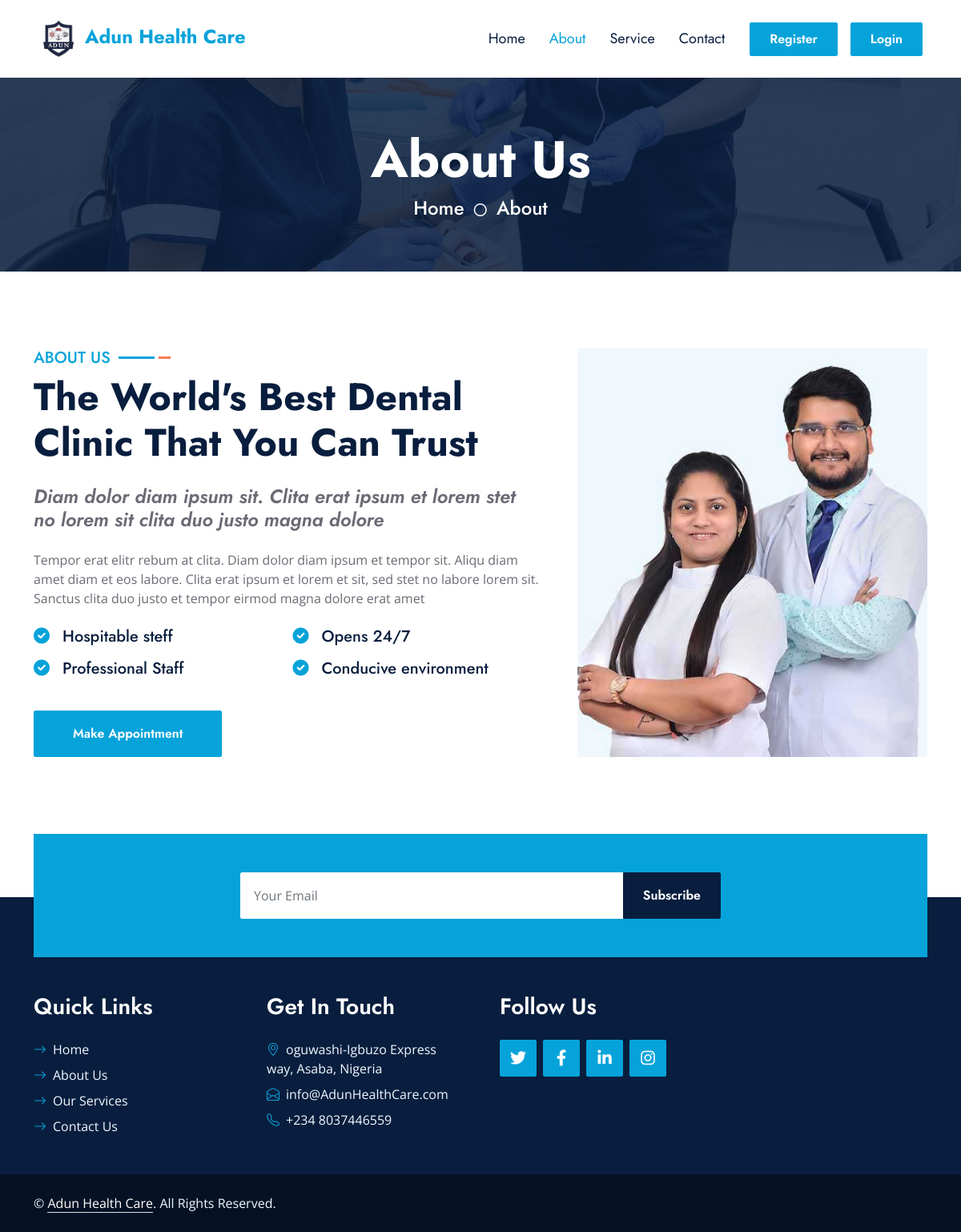
The page /about/ on the database its author committed.
### Adun/models.py (models this page shows, shortened)
class AboutContent(models.Model):
    title = models.CharField(max_length=200,  default='Say Something nice')
    subtitle = models.CharField(max_length=200)
    intro_text = models.TextField()
    image_url = models.ImageField(upload_to='AboutUs/%y/%m/%d/')

### Adun/views.py (the view)
# urls.py: path('about/', views.about, name='about'),
def about(request):
    about_content = AboutContent.objects.first()
    context = {
        'about_content': about_content,
    }
    return render(request, 'about.html', context)

### Adun/templates/about.html (shortened to what this page needs)
{% extends "base.html" %}
{% load static %}
{% block content %}
    <div class="container-fluid bg-primary py-5 hero-header mb-5">
        <div class="row py-3">
            <div class="col-12 text-center">
                <h1 class="display-3 text-white animated zoomIn">About Us</h1>
                <a href="" class="h4 text-white">Home</a>
                <i class="far fa-circle text-white px-2"></i>
                <a href="" class="h4 text-white">About</a>
            </div>
        </div>
    </div>
   <div class="container-fluid py-5 wow fadeInUp" data-wow-delay="0.1s">
    <div class="container">
        <div class="row g-5">
            <div class="col-lg-7">
                <div class="section-title mb-4">
                    <h5 class="position-relative d-inline-block text-primary text-uppercase">About Us</h5>
                    <h1 class="display-5 mb-0">{{ about_content.title }}</h1>
                </div>
                <h4 class="text-body fst-italic mb-4">{{ about_content.subtitle }}</h4>
                <p class="mb-4">{{ about_content.intro_text }}</p>
                <div class="row g-3">
                    <div class="col-sm-6 wow zoomIn" data-wow-delay="0.3s">
                        <h5 class="mb-3"><i class="fa fa-check-circle text-primary me-3"></i>Hospitable steff</h5>
                        <h5 class="mb-3"><i class="fa fa-check-circle text-primary me-3"></i>Professional Staff</h5>
                    </div>
                    <div class="col-sm-6 wow zoomIn" data-wow-delay="0.6s">
                        <h5 class="mb-3"><i class="fa fa-check-circle text-primary me-3"></i>Opens 24/7</h5>
                        <h5 class="mb-3"><i class="fa fa-check-circle text-primary me-3"></i>Conducive environment</h5>
                    </div>
                </div>
                <a href="appointment.html" class="btn btn-primary py-3 px-5 mt-4 wow zoomIn" data-wow-delay="0.6s">Make Appointment</a>
            </div>
            <div class="col-lg-5" style="min-height: 500px;">
                <div class="position-relative h-100">
                    <img class="position-absolute w-100 h-100 rounded wow zoomIn" data-wow-delay="0.9s" src="{{ about_content.image_url.url}}" style="object-fit: cover;">
                </div>
            </div>
        </div>
    </div>
</div>
{% endblock %}

### Adun/templates/base.html (shortened to what this page needs)
<!DOCTYPE html>
{% load static %}
<html>
<head>
    <link href="https://cdnjs.cloudflare.com/ajax/libs/font-awesome/5.10.0/css/all.min.css" rel="stylesheet">
    <link href="https://cdn.jsdelivr.net/npm/bootstrap-icons@1.4.1/font/bootstrap-icons.css" rel="stylesheet">
    <link rel="stylesheet" href="https://cdnjs.cloudflare.com/ajax/libs/font-awesome/6.0.0-beta3/css/all.min.css">
    <link href="{% static 'lib/owlcarousel/assets/owl.carousel.min.css' %}" rel="stylesheet">
    <link href="{% static 'lib/animate/animate.min.css' %}" rel="stylesheet">
    <link href="{% static 'lib/tempusdominus/css/tempusdominus-bootstrap-4.min.css' %}" rel="stylesheet" />
    <link href="{% static 'lib/twentytwenty/twentytwenty.css' %}" rel="stylesheet">
    <link href="{% static 'css/bootstrap.min.css' %}" rel="stylesheet">
    <link href="{% static 'css/style.css' %}" rel="stylesheet">
</head>
<body>
    <nav class="navbar navbar-expand-lg bg-white navbar-light shadow-sm px-5 py-3 py-lg-0">
        <a href=" {% url 'index'%}" class="navbar-brand p-0">
            <h1 class="m-0 text-primary" style="font-size: 24px;">
                <img class="nav-image" src="{% static 'img/IMG-20230620-WA0013.png' %}" alt="Adun Health Care Logo">
                Adun Health Care
            </h1>
        </a>
        <div class="collapse navbar-collapse" id="navbarCollapse">
            <div class="navbar-nav ms-auto py-0">
                <a href="{% url 'index' %}" class="nav-item nav-link {% if request.path == '/' %}active{% endif %}">Home</a>
                <a href="{% url 'about' %}" class="nav-item nav-link {% if request.path == '/about/' %}active{% endif %}">About</a>
                <a href="{% url 'service' %}" class="nav-item nav-link {% if request.path == '/service/' %}active{% endif %}">Service</a>
                <a href="{% url 'contact' %}" class="nav-item nav-link {% if request.path == '/contact/' %}active{% endif %}">Contact</a>
            </div>
            {% if user.is_authenticated %}
            <div class="nav-item dropdown">
                <a class="nav-link dropdown-toggle" href="#" id="navbarDarkDropdownMenuLink" role="button" data-bs-toggle="dropdown" aria-expanded="false">
                     Welcome {{user}}
                  </a>
                  <ul class="dropdown-menu dropdown-menu-dark" aria-labelledby="navbarDarkDropdownMenuLink">
                    {% if user.is_staff  %}
                        <li><a class="dropdown-item" href="{% url 'staff' %}">My Profile (Staff)</a></li>
                        <a href="{% url 'videocall' %}" class="nav-item nav-link {% if request.path == '/videocall/' %}active{% endif %}">Appointment</a>
                    {% else %}
                        <li><a class="dropdown-item" href="{% url 'profile' %}">My Profile (Patient)</a></li>
                    {% endif %}
                    <li><a class="dropdown-item" href="{% url 'logout' %}">Logout</a></li>
                </ul>
            {% else %}
                <a href="{% url 'register' %}" class="btn btn-primary py-2 px-4 ms-3">Register</a>
                <a href="{% url 'loginpage' %}" class="btn btn-primary py-2 px-4 ms-3">Login</a>
            {% endif %}
            </div>
    </nav>
    <div class="content">
        {% block content %}{% endblock %}
    </div>
    <div class="container-fluid position-relative pt-5 wow fadeInUp" data-wow-delay="0.1s" style="z-index: 1;">
        <div class="container">
            <div class="bg-primary p-5">
                <form method="post" action="{% url 'subscribe' %}" class="mx-auto" style="max-width: 600px;">
                    <div class="input-group">
                        <input type="text" name="email" class="form-control border-white p-3" placeholder="Your Email" required>
                        <button type="submit" class="btn btn-dark px-4" >Subscribe</button>
                    </div>
                </form>
            </div>
        </div>
    </div>
    <div class="container-fluid bg-dark text-light py-5 wow fadeInUp" data-wow-delay="0.3s" style="margin-top: -75px;">
        <div class="container pt-5">
            <div class="row g-5 pt-4">
                <div class="col-lg-3 col-md-6">
                    <h3 class="text-white mb-4">Quick Links</h3>
                    <div class="d-flex flex-column justify-content-start">
                        <a class="text-light mb-2" href="{% url 'index' %}" class="nav-item nav-link {% if request.path == '/' %}active{% endif %}"><i class="bi bi-arrow-right text-primary me-2"></i>Home</a>
                        <a class="text-light mb-2" href="{% url 'about' %}" class="nav-item nav-link {% if request.path == '/about/' %}active{% endif %}"><i class="bi bi-arrow-right text-primary me-2"></i>About Us</a>
                        <a class="text-light mb-2" href="{% url 'service' %}" class="nav-item nav-link {% if request.path == '/service/' %}active{% endif %}"><i class="bi bi-arrow-right text-primary me-2"></i>Our Services</a>
                        <a class="text-light" href="{% url 'contact' %}" class="nav-item nav-link {% if request.path == '/contact/' %}active{% endif %}"><i class="bi bi-arrow-right text-primary me-2"></i>Contact Us</a>
                    </div>
                </div>
                <div class="col-lg-3 col-md-6">
                    <h3 class="text-white mb-4">Get In Touch</h3>
                    <p class="mb-2"><i class="bi bi-geo-alt text-primary me-2"></i>oguwashi-Igbuzo Express way, Asaba, Nigeria</p>
                    <p class="mb-2"><i class="bi bi-envelope-open text-primary me-2"></i>info@AdunHealthCare.com</p>
                    <p class="mb-0"><i class="bi bi-telephone text-primary me-2"></i>+234 8037446559</p>
                </div>
                <div class="col-lg-3 col-md-6">
                    <h3 class="text-white mb-4">Follow Us</h3>
                    <div class="d-flex">
                        <a class="btn btn-lg btn-primary btn-lg-square rounded me-2" href="#"><i class="fab fa-twitter fw-normal"></i></a>
                        <a class="btn btn-lg btn-primary btn-lg-square rounded me-2" href="#"><i class="fab fa-facebook-f fw-normal"></i></a>
                        <a class="btn btn-lg btn-primary btn-lg-square rounded me-2" href="#"><i class="fab fa-linkedin-in fw-normal"></i></a>
                        <a class="btn btn-lg btn-primary btn-lg-square rounded" href="#"><i class="fab fa-instagram fw-normal"></i></a>
                    </div>
                </div>
            </div>
        </div>
    </div>
    <div class="container-fluid text-light py-4" style="background: #051225;">
        <div class="container">
            <div class="row g-0">
                <div class="col-md-6 text-center text-md-start">
                    <p class="mb-md-0">&copy; <a class="text-white border-bottom" href="#">Adun Health Care</a>. All Rights Reserved.</p>
                </div>
            </div>
        </div>
    </div>

### static/css/style.css (style rules this page uses)
:root { --primary: #06A3DA; --secondary: #F57E57; --light: #EEF9FF; --dark: #091E3E; }
h1, h2, .font-weight-bold { font-weight: 700 !important; }
h3, h4, .font-weight-semi-bold { font-weight: 600 !important; }
h5, h6, .font-weight-medium { font-weight: 500 !important; }
.btn { font-family: 'Jost', sans-serif; font-weight: 600; transition: .5s; }
.nav-image { width: 15% ; height: 100%; }
.btn-primary, .btn-secondary { color: #FFFFFF; }
.btn-lg-square { width: 46px; height: 46px; }
.btn-square, .btn-sm-square, .btn-lg-square { padding-left: 0; padding-right: 0; text-align: center; }
.navbar-light .navbar-nav .nav-link { font-family: 'Jost', sans-serif; padding: 35px 15px; font-size: 18px; color: var(--dark); outline: none; transition: .5s; }
.navbar-light .navbar-nav .nav-link:hover, .navbar-light .navbar-nav .nav-link.active { color: var(--primary); }
.section-title h5::before { position: absolute; content: ""; width: 45px; height: 3px; right: -55px; bottom: 11px; background: var(--primary); }
.section-title h5::after { position: absolute; content: ""; width: 15px; height: 3px; right: -75px; bottom: 11px; background: var(--secondary); }
.hero-header { background: linear-gradient(rgba(9, 30, 62, .85), rgba(9, 30, 62, .85)), url(../img/carousel-1.jpg) center center no-repeat; background-size: cover; }

### rows shown on the page
AboutContent: title "The World's Best Dental Clinic That You Can Trust", subtitle "Diam dolor diam ipsum sit. Clita erat ipsum et lorem stet no lorem sit clita duo justo magna dolore", intro_text "Tempor erat elitr rebum at clita. Diam dolor diam ipsum et tempor sit. Aliqu diam amet diam et eos labore. Clita erat ipsum et lorem et sit, sed stet no labore lorem sit. Sanctus clita duo justo et tempor eirmod magna dolore erat amet", image_url (picture)
